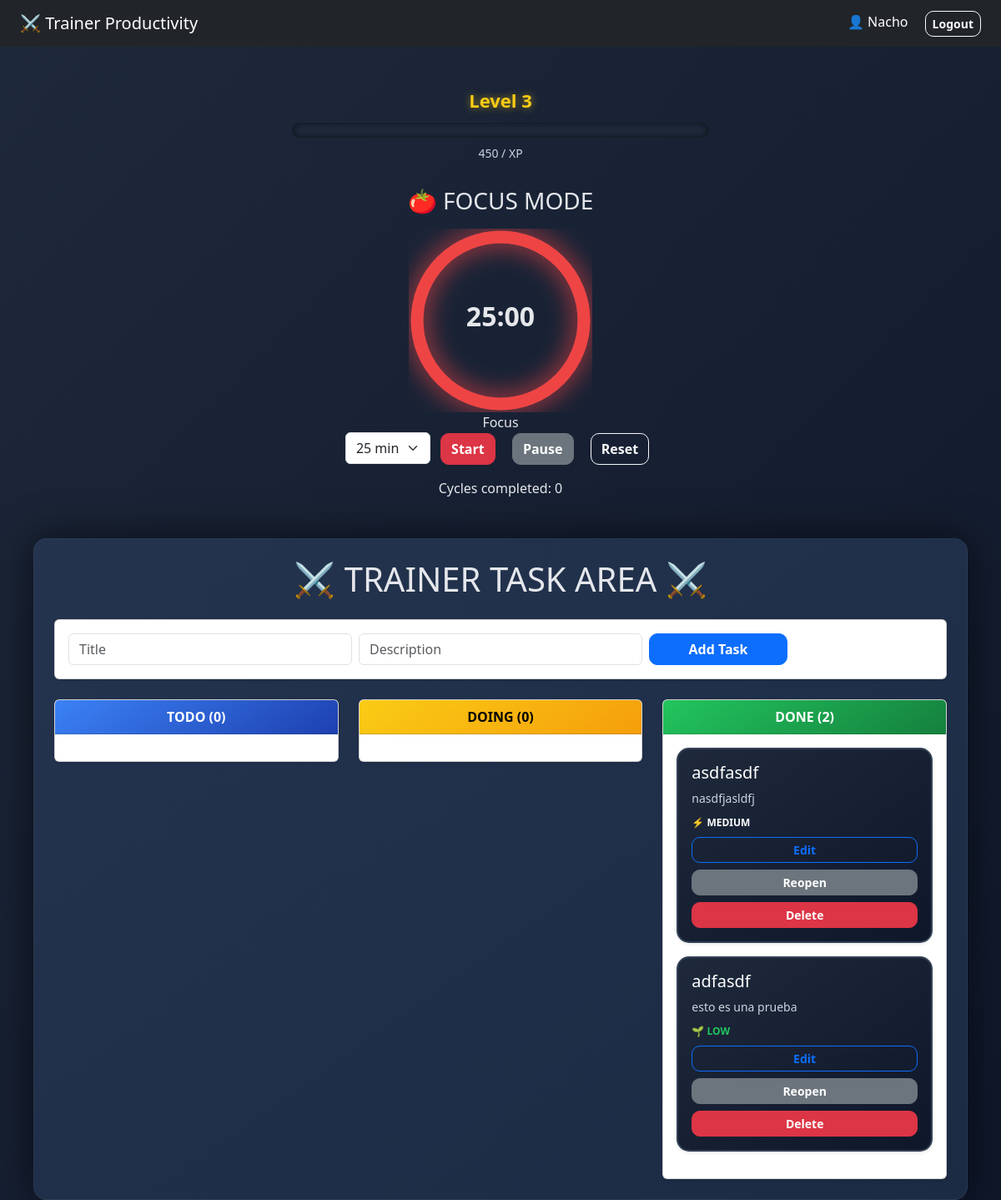
The page / (signed in) on the database its author committed.
### domain/user.py (models this page shows, shortened)
class User(UserMixin, db.Model):
    __tablename__ = "users"
    id = db.Column(db.Integer, primary_key = True)
    username = db.Column(db.String(100), nullable = False, unique = True)
    email = db.Column(db.String(150), nullable = False, unique = True)
    password_hash = db.Column(db.String(255), nullable = False)
    xp = db.Column(db.Integer, default = 0)
    level = db.Column(db.Integer, default = 1)
    pomodoro_sessions_completed = db.Column(db.Integer, default = 0)
    tasks_completed = db.Column(db.Integer, default = 0)
    tasks = db.relationship("Task", backref= "owner", lazy = True)
    pokemons = db.relationship("Pokemon", backref = "owner", lazy = True)

### domain/task.py (models this page shows, shortened)
class Task(db.Model):
    __tablename__ = "tasks"
    id = db.Column(db.Integer, primary_key = True)
    title = db.Column(db.String(200), nullable = False)
    description = db.Column(db.String(500))
    status = db.Column(db.String(50), default = "todo")
    priority = db.Column(db.String(20), default = "medium")
    created_at = db.Column(db.DateTime, default = datetime.utcnow)
    manual_priority = db.Column(db.Boolean, default = False)
    user_id = db.Column(db.Integer, db.ForeignKey("users.id"), nullable = False)

### app.py (the view)
    @app.route("/")
    @login_required
    def index():
        tasks = task_service.list_tasks(current_user.id)
        return render_template("pages/dashboard.html", tasks=tasks, user = current_user)

### infraestructure/repositories/task_repository.py (called while the page is built)
    def get_all_by_user(self, user_id: int):
        return Task.query.filter_by(user_id = user_id).all()

### services/task_service.py (called while the page is built, shortened)
    def auto_adjust_priority(self, task):
        if task.manual_priority:
            return # Respect manual override

    def list_tasks(self, user_id):
        tasks = self.repository.get_all_by_user(user_id)
        for task in tasks:
            self.auto_adjust_priority(task)
        db.session.commit()
        return tasks

### templates/pages/dashboard.html (shortened to what this page needs)
{% extends "base.html" %}
{% block content %}
    {% include "components/xp_bar.html" %}
    {% include "components/pomodoro.html" %}
    {% include "components/kanban_board.html" %}
{% endblock %}

### templates/base.html (shortened to what this page needs)
<!DOCTYPE html>
<html lang = "en">
    <head>
        <link href = "https://cdn.jsdelivr.net/npm/bootstrap@5.3.2/dist/css/bootstrap.min.css" rel = "stylesheet">
        <link rel = "stylesheet" href = "{{ url_for('static', filename = 'style.css') }}">
    </head>
    <body>
        <nav class = "navbar navbar-dark bg-dark px-4">
            <a href = "{{ url_for('index') }}" class = "navbar-brand">
                ⚔️ Trainer Productivity
            </a>
            <div>
                <a href = "{{ url_for('profile') }}" class = "text-white me-3 text-decoration-none">
                    👤 {{ current_user.username }}
                </a>
                <a href = "{{ url_for('logout') }}" class = "btn btn-outline-light btn-sm">Logout</a>
            </div>
        </nav>
        <div class = "container-fluid mt-5 px-4">
            {% block content %}{% endblock %}
        </div>
    </body>
</html>

### templates/components/xp_bar.html (shortened to what this page needs)
<div class="xp-wrapper text-center mb-4">
    <div class="level-badge">
        Level <span id="user-level">{{ user.level }}</span>
    </div>
    <div class="xp-bar-container">
    </div>
    <div class="xp-text" id="xp-text">
        {{ user.xp }} / {{ next_level_xp }} XP
    </div>
</div>

### templates/components/pomodoro.html (shortened to what this page needs)
<div class = "pomodoro-wrapper text-center mb-5">
    <h3 class = "mb-3">🍅 FOCUS MODE</h3>
    <div class = "pomodoro-container">
        <svg class = "progress-ring" width = "220" height = "220">
            <circle
                class = "progress-ring-bg"
                cx = "110"
                cy = "110"
                r = "100"
            />
            <circle
                class = "progress-ring-circle"
                cx = "110"
                cy = "110"
                r = "100"
            />
        </svg>
        <div class = "pomodoro-time" id = "pomodoro-time">
        </div>
        <div class = "pomodoro-phase" id = "pomodoro-phase">
        </div>
    </div>
    <div class = "mt-4">
        <select id = "pomodoro-duration" class = "form-select w-auto d-inline">
            <option value = "25">25 min</option>
        </select>
        <button class = "btn btn-danger mx-2" id = "pomodoro-start">Start</button>
        <button class = "btn btn-secondary mx-2" id = "pomodoro-pause">Pause</button>
        <button class = "btn btn-outline-light mx-2" id = "pomodoro-reset">Reset</button>
    </div>
    <div class = "mt-3">
        Cycles completed: <span id = "cycle-count">0</span>
    </div>
</div>

### templates/components/kanban_board.html (shortened to what this page needs)
<div class = "container-fluid px-3 mt-5">
    <div class = "board-panel p-4 rounded-4">
    <h1 class = "text-center mb-4">⚔️ TRAINER TASK AREA ⚔️</h1>
    <div class = "card mb-4 shadow-sm">
        <div class = "card-body">
            <form action = "/add" method = "post" class = "row g-2">
                <div class = "col-md-4">
                    <input type = "text" name = "title" class = "form-control" placeholder = "Title" required>
                </div>
                <div class = "col-lg-4 col-md-12">
                    <input type = "text" name = "description" class = "form-control" placeholder = "Description">
                </div>
                <div class = "col-md-2 d-grid">
                    <button type = "submit" class = "btn btn-primary">Add Task</button>
                </div>
            </form>
        </div>
    </div>
    <div class = "row">
        <div class = "col-lg-4 col-md-12">
            <div class = "card shadow-sm kanban-column">
                <div class = "card-header text-center pokemon-header-todo">
                    TODO (<span class = "count">{{ tasks|selectattr("status", "equalto", "todo")|list|length }}</span>)
                </div>
                <div class = "card-body task-list" data-status = "todo">
                </div>
            </div>
        </div>
        <div class = "col-md-4">
            <div class = "card shadow-sm kanban-column">
                <div class = "card-header text-center pokemon-header-doing">
                    DOING (<span class = "count">{{ tasks|selectattr("status", "equalto", "doing")|list|length }}</span>)
                </div>
                <div class = "card-body task-list" data-status = "doing">
                </div>
            </div>
        </div>
        <div class = "col-lg-4 col-md-12">
            <div class = "card shadow-sm kanban-column">
                <div class = "card-header text-center pokemon-header-done">
                    DONE (<span class = "count">{{ tasks|selectattr("status", "equalto", "done")|list|length }}</span>)
                </div>
                <div class = "card-body task-list" data-status = "done">
                    {% for task in tasks if task.status == "done" %}
                    <div class = "card mb-3 task-card shadow-sm" data-task-id = "{{ task.id }}">
                        <div class = "card-body">
                            <h5>{{ task.title }}</h5>
                            {% if task.description %}
                                <p class = "task-description">{{ task.description }}</p>
                            {% endif %}
                            <div class = "task-priority priority-{{ task.priority }}">
                                {% if task.priority == "high" %}
                                    🔥 HIGH
                                {% elif task.priority == "medium" %}
                                    ⚡ MEDIUM
                                {% else %}
                                    🌱 LOW
                                {% endif %}
                            </div>
                            <div class = "button-container">
                                <div class = "d-grid mb-2">
                                    <a href = "/edit/{{ task.id }}" class = "btn btn-outline-primary btn-sm">
                                        Edit
                                    </a>
                                </div>
                                <form action = "/status/{{ task.id }}/doing" method = "post" class = "mb-2 d-grid">
                                    <button class = "btn btn-secondary btn-sm">Reopen</button>
                                </form>
                                <form action = "/delete/{{ task.id }}" method = "post"
                                    onsubmit = "return confirm('Are you sure you want to delete this task?')"
                                    class="d-grid">
                                    <button class = "btn btn-danger btn-sm">Delete</button>
                                </form>
                            </div>
                        </div>
                    </div>
                    {% endfor %}
                </div>
            </div>
        </div>
    </div>
    </div>
</div>

### static/style.css (style rules this page uses)
body { background: linear-gradient(135deg, #1e293b, #0f172a); min-height: 100vh; color: #e5e7eb; }
.board-panel { background: linear-gradient(145deg, #24344f, #1b2b44); box-shadow: 0 0 50px rgba(0,0,0,0.6); border: 1px solid rgba(255,255,255,0.05); }
.pokemon-header-todo { background: linear-gradient(145deg,#3b82f6,#1e40af); color: white; font-weight: bold; }
.pokemon-header-doing { background: linear-gradient(145deg,#facc15,#f59e0b); color: black; font-weight: bold; }
.pokemon-header-done { background: linear-gradient(145deg,#22c55e,#15803d); color: white; font-weight: bold; }
.task-card { background: linear-gradient(145deg,#1e293b,#0f172a); border: 2px solid #334155; color: white; border-radius: 15px; transition: all 0.2s ease; }
.task-description { color: #cbd5e1; font-size: 14px; margin-bottom: 10px; }
.task-priority { font-size:12px; font-weight:bold; margin-bottom:8px; }
.priority-low { color:#22c55e; }
.btn { border-radius:10px !important; font-weight:bold; }
.pomodoro-wrapper { margin-top:30px; }
.pomodoro-container { position:relative; width:220px; height:220px; margin:0 auto; }
.pomodoro-time { position:absolute; top:50%; left:50%; transform:translate(-50%,-60%); font-size:32px; font-weight:bold; }
.xp-wrapper { max-width:500px; margin:0 auto; }
.level-badge { font-size:22px; font-weight:bold; color:#facc15; margin-bottom:10px; text-shadow:0 0 10px rgba(250,204,21,0.6); }
.xp-bar-container { width:100%; height:18px; background:#1e293b; border-radius:10px; overflow:hidden; box-shadow: inset 0 0 10px rgba(0,0,0,0.6); margin-bottom:8px; }
.xp-text { font-size:14px; color:#cbd5e1; }

### rows shown on the page
User: username "Nacho", level "3", xp "450"
Task: title "asdfasdf", description "nasdfjasldfj", priority "⚡ MEDIUM"
Task: title "adfasdf", description "esto es una prueba", priority "🌱 LOW"

### other values the page prints
{{ tasks|selectattr("status", "equalto", "todo")|list|length }} "0"
{{ tasks|selectattr("status", "equalto", "doing")|list|length }} "0"
{{ tasks|selectattr("status", "equalto", "done")|list|length }} "2"
